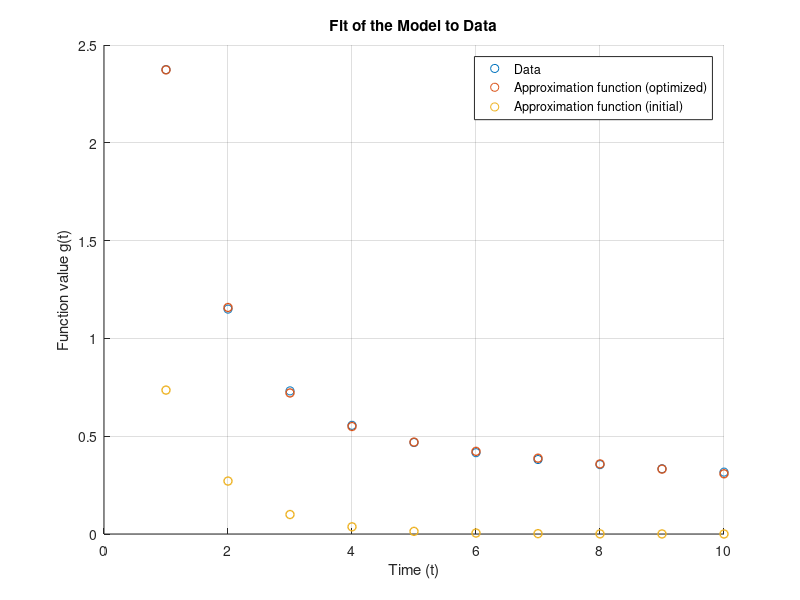

Write MATLAB code to recreate this figure.
%Exercise 3
clear all; close all; clc;
g = @(x0,t) x0(1)*exp(-x0(2)*t)+x0(3)*exp(-x0(4)*t);
lb = [0 0 0 0];
ub = [10 10 10 10];
x0 = [1 1 1 1];
data = [1   2.3743;
        2   1.1497;
        3   0.7317;
        4   0.5556;
        5   0.4675;
        6   0.4157;
        7   0.3807;
        8   0.3546;
        9   0.3337;
        10  0.3164];
t = data(:,1);
y = data(:,2);
residuals = @(x0) g(x0, t) - y;
y_initial = g(x0,t);
options = optimset('Display', 'iter', 'TolX', 1e-8, 'TolFun', 1e-8);
[x_opt, resnorm] = lsqnonlin(residuals, x0,lb,ub, options);
y_optimized = g(x_opt, t);

figure;
hold on;
scatter(t, y, 'kx', 'DisplayName', 'Data');
scatter(t, y_optimized, 'ro', 'LineWidth', 1, 'DisplayName', 'Approximation function (optimized)');
scatter(t, y_initial, 'bo', 'LineWidth', 1, 'DisplayName', 'Approximation function (initial)');
grid on;
xlabel('Time (t)');
ylabel('Function value g(t)');
title('Fit of the Model to Data');
legend show;
